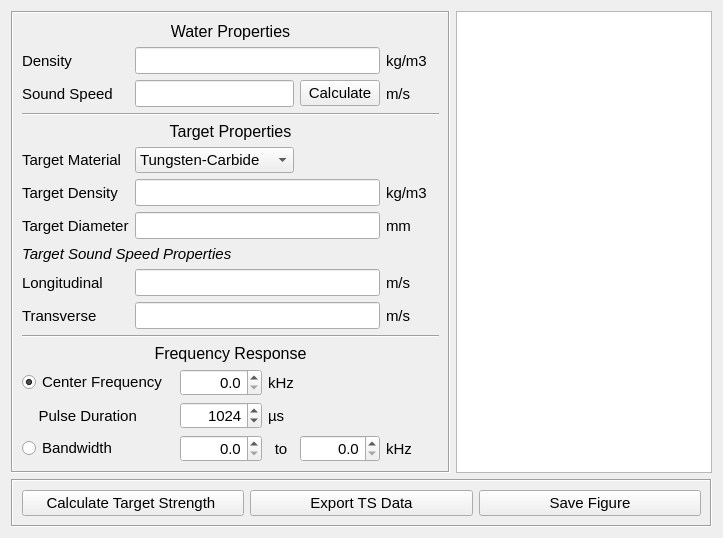
     <widget class="QWidget" name="tab">
      <attribute name="title">
       <string>Target Strength Curve</string>
      </attribute>
      <layout class="QGridLayout" name="gridLayout_12">
       <item row="1" column="0" colspan="2">
        <widget class="QFrame" name="frame_2">
         <property name="frameShape">
          <enum>QFrame::Box</enum>
         </property>
         <property name="frameShadow">
          <enum>QFrame::Sunken</enum>
         </property>
         <layout class="QGridLayout" name="gridLayout_13">
          <item row="0" column="0">
           <widget class="QPushButton" name="calculateTSButton">
            <property name="font">
             <font>
              <pointsize>11</pointsize>
             </font>
            </property>
            <property name="text">
             <string>Calculate Target Strength </string>
            </property>
           </widget>
          </item>
          <item row="0" column="2">
           <widget class="QPushButton" name="saveFigButton">
            <property name="font">
             <font>
              <pointsize>11</pointsize>
             </font>
            </property>
            <property name="text">
             <string>Save Figure</string>
            </property>
           </widget>
          </item>
          <item row="0" column="1">
           <widget class="QPushButton" name="exportDataButton">
            <property name="font">
             <font>
              <pointsize>11</pointsize>
             </font>
            </property>
            <property name="text">
             <string>Export TS Data</string>
            </property>
           </widget>
          </item>
         </layout>
        </widget>
       </item>
       <item row="0" column="1">
        <widget class="mplwidget" name="TSCurveFigure"/>
       </item>
       <item row="0" column="0">
        <widget class="QFrame" name="frame">
         <property name="maximumSize">
          <size>
           <width>450</width>
           <height>16777215</height>
          </size>
         </property>
         <property name="frameShape">
          <enum>QFrame::Box</enum>
         </property>
         <property name="frameShadow">
          <enum>QFrame::Sunken</enum>
         </property>
         <layout class="QGridLayout" name="gridLayout">
          <item row="15" column="5">
           <widget class="QDoubleSpinBox" name="maxFreq">
            <property name="font">
             <font>
              <pointsize>11</pointsize>
             </font>
            </property>
            <property name="alignment">
             <set>Qt::AlignRight|Qt::AlignTrailing|Qt::AlignVCenter</set>
            </property>
            <property name="decimals">
             <number>1</number>
            </property>
            <property name="maximum">
             <double>800.000000000000000</double>
            </property>
            <property name="singleStep">
             <double>0.100000000000000</double>
            </property>
           </widget>
          </item>
          <item row="15" column="6">
           <widget class="QLabel" name="label_10">
            <property name="font">
             <font>
              <pointsize>11</pointsize>
             </font>
            </property>
            <property name="text">
             <string>kHz</string>
            </property>
           </widget>
          </item>
          <item row="8" column="0" colspan="4">
           <widget class="QLabel" name="label_15">
            <property name="font">
             <font>
              <pointsize>11</pointsize>
              <italic>true</italic>
             </font>
            </property>
            <property name="text">
             <string>Target Sound Speed Properties</string>
            </property>
           </widget>
          </item>
          <item row="7" column="0" colspan="2">
           <widget class="QLabel" name="label_14">
            <property name="font">
             <font>
              <pointsize>11</pointsize>
             </font>
            </property>
            <property name="text">
             <string>Target Diameter</string>
            </property>
            <property name="alignment">
             <set>Qt::AlignLeading|Qt::AlignLeft|Qt::AlignVCenter</set>
            </property>
           </widget>
          </item>
          <item row="7" column="2" colspan="4">
           <widget class="QLineEdit" name="targetDiameter">
            <property name="font">
             <font>
              <pointsize>12</pointsize>
             </font>
            </property>
           </widget>
          </item>
          <item row="6" column="2" colspan="4">
           <widget class="QLineEdit" name="targetDensity">
            <property name="font">
             <font>
              <pointsize>12</pointsize>
             </font>
            </property>
           </widget>
          </item>
          <item row="1" column="0" colspan="2">
           <widget class="QLabel" name="label_2">
            <property name="font">
             <font>
              <pointsize>11</pointsize>
             </font>
            </property>
            <property name="text">
             <string>Density</string>
            </property>
            <property name="alignment">
             <set>Qt::AlignLeading|Qt::AlignLeft|Qt::AlignVCenter</set>
            </property>
           </widget>
          </item>
          <item row="1" column="2" colspan="4">
           <widget class="QLineEdit" name="waterDensity">
            <property name="font">
             <font>
              <pointsize>12</pointsize>
             </font>
            </property>
           </widget>
          </item>
          <item row="5" column="2" colspan="3">
           <widget class="QComboBox" name="targetMaterial">
            <property name="font">
             <font>
              <pointsize>11</pointsize>
             </font>
            </property>
            <item>
             <property name="text">
              <string>Tungsten-Carbide</string>
             </property>
            </item>
            <item>
             <property name="text">
              <string>Copper</string>
             </property>
            </item>
           </widget>
          </item>
          <item row="2" column="2" colspan="3">
           <widget class="QLineEdit" name="soundSpeed">
            <property name="font">
             <font>
              <pointsize>12</pointsize>
             </font>
            </property>
           </widget>
          </item>
          <item row="10" column="2" colspan="4">
           <widget class="QLineEdit" name="tranSoundSpeed">
            <property name="font">
             <font>
              <pointsize>12</pointsize>
             </font>
            </property>
           </widget>
          </item>
          <item row="11" column="0" colspan="9">
           <widget class="Line" name="line_4">
            <property name="orientation">
             <enum>Qt::Horizontal</enum>
            </property>
           </widget>
          </item>
          <item row="10" column="0" colspan="2">
           <widget class="QLabel" name="label_17">
            <property name="font">
             <font>
              <pointsize>11</pointsize>
             </font>
            </property>
            <property name="text">
             <string>Transverse</string>
            </property>
            <property name="alignment">
             <set>Qt::AlignLeading|Qt::AlignLeft|Qt::AlignVCenter</set>
            </property>
           </widget>
          </item>
          <item row="9" column="0" colspan="2">
           <widget class="QLabel" name="label_16">
            <property name="font">
             <font>
              <pointsize>11</pointsize>
             </font>
            </property>
            <property name="text">
             <string>Longitudinal</string>
            </property>
            <property name="alignment">
             <set>Qt::AlignLeading|Qt::AlignLeft|Qt::AlignVCenter</set>
            </property>
           </widget>
          </item>
          <item row="5" column="0" colspan="2">
           <widget class="QLabel" name="label_12">
            <property name="font">
             <font>
              <pointsize>11</pointsize>
             </font>
            </property>
            <property name="text">
             <string>Target Material</string>
            </property>
            <property name="alignment">
             <set>Qt::AlignLeading|Qt::AlignLeft|Qt::AlignVCenter</set>
            </property>
           </widget>
          </item>
          <item row="6" column="0" colspan="2">
           <widget class="QLabel" name="label_13">
            <property name="font">
             <font>
              <pointsize>11</pointsize>
             </font>
            </property>
            <property name="text">
             <string>Target Density</string>
            </property>
            <property name="alignment">
             <set>Qt::AlignLeading|Qt::AlignLeft|Qt::AlignVCenter</set>
            </property>
           </widget>
          </item>
          <item row="9" column="2" colspan="4">
           <widget class="QLineEdit" name="longSoundSpeed">
            <property name="font">
             <font>
              <pointsize>12</pointsize>
             </font>
            </property>
           </widget>
          </item>
          <item row="2" column="0" colspan="2">
           <widget class="QLabel" name="label_3">
            <property name="font">
             <font>
              <pointsize>11</pointsize>
             </font>
            </property>
            <property name="text">
             <string>Sound Speed</string>
            </property>
            <property name="alignment">
             <set>Qt::AlignLeading|Qt::AlignLeft|Qt::AlignVCenter</set>
            </property>
           </widget>
          </item>
          <item row="3" column="0" colspan="9">
           <widget class="Line" name="line">
            <property name="orientation">
             <enum>Qt::Horizontal</enum>
            </property>
           </widget>
          </item>
          <item row="15" column="4">
           <widget class="QLabel" name="label_5">
            <property name="font">
             <font>
              <pointsize>11</pointsize>
             </font>
            </property>
            <property name="text">
             <string>to</string>
            </property>
            <property name="alignment">
             <set>Qt::AlignCenter</set>
            </property>
           </widget>
          </item>
          <item row="10" column="6">
           <widget class="QLabel" name="label_21">
            <property name="font">
             <font>
              <pointsize>11</pointsize>
             </font>
            </property>
            <property name="text">
             <string>m/s</string>
            </property>
           </widget>
          </item>
          <item row="9" column="6">
           <widget class="QLabel" name="label_20">
            <property name="font">
             <font>
              <pointsize>11</pointsize>
             </font>
            </property>
            <property name="text">
             <string>m/s</string>
            </property>
           </widget>
          </item>
          <item row="7" column="6">
           <widget class="QLabel" name="label_19">
            <property name="font">
             <font>
              <pointsize>11</pointsize>
             </font>
            </property>
            <property name="text">
             <string>mm</string>
            </property>
           </widget>
          </item>
          <item row="6" column="6">
           <widget class="QLabel" name="label_18">
            <property name="font">
             <font>
              <pointsize>11</pointsize>
             </font>
            </property>
            <property name="text">
             <string>kg/m3</string>
            </property>
           </widget>
          </item>
          <item row="1" column="6">
           <widget class="QLabel" name="label_7">
            <property name="font">
             <font>
              <pointsize>11</pointsize>
             </font>
            </property>
            <property name="text">
             <string>kg/m3</string>
            </property>
           </widget>
          </item>
          <item row="2" column="6">
           <widget class="QLabel" name="label_8">
            <property name="font">
             <font>
              <pointsize>11</pointsize>
             </font>
            </property>
            <property name="text">
             <string>m/s</string>
            </property>
           </widget>
          </item>
          <item row="15" column="3">
           <widget class="QDoubleSpinBox" name="minFreq">
            <property name="minimumSize">
             <size>
              <width>75</width>
              <height>0</height>
             </size>
            </property>
            <property name="maximumSize">
             <size>
              <width>1000</width>
              <height>16777215</height>
             </size>
            </property>
            <property name="font">
             <font>
              <pointsize>11</pointsize>
             </font>
            </property>
            <property name="alignment">
             <set>Qt::AlignRight|Qt::AlignTrailing|Qt::AlignVCenter</set>
            </property>
            <property name="decimals">
             <number>1</number>
            </property>
            <property name="maximum">
             <double>800.000000000000000</double>
            </property>
            <property name="singleStep">
             <double>0.100000000000000</double>
            </property>
           </widget>
          </item>
          <item row="2" column="5">
           <widget class="QPushButton" name="soundSpeedButton">
            <property name="font">
             <font>
              <pointsize>11</pointsize>
             </font>
            </property>
            <property name="text">
             <string>Calculate</string>
            </property>
           </widget>
          </item>
          <item row="0" column="0" colspan="9">
           <widget class="QLabel" name="label">
            <property name="font">
             <font>
              <pointsize>12</pointsize>
              <weight>50</weight>
              <bold>false</bold>
             </font>
            </property>
            <property name="text">
             <string>Water Properties</string>
            </property>
            <property name="alignment">
             <set>Qt::AlignCenter</set>
            </property>
           </widget>
          </item>
          <item row="4" column="0" colspan="9">
           <widget class="QLabel" name="label_11">
            <property name="font">
             <font>
              <pointsize>12</pointsize>
              <weight>50</weight>
              <bold>false</bold>
             </font>
            </property>
            <property name="text">
             <string>Target Properties</string>
            </property>
            <property name="alignment">
             <set>Qt::AlignCenter</set>
            </property>
           </widget>
          </item>
          <item row="12" column="0" colspan="9">
           <widget class="QLabel" name="label_4">
            <property name="font">
             <font>
              <pointsize>12</pointsize>
              <weight>50</weight>
              <bold>false</bold>
             </font>
            </property>
            <property name="text">
             <string>Frequency Response</string>
            </property>
            <property name="alignment">
             <set>Qt::AlignCenter</set>
            </property>
           </widget>
          </item>
          <item row="15" column="0" colspan="3">
           <widget class="QRadioButton" name="bandFR">
            <property name="font">
             <font>
              <pointsize>11</pointsize>
             </font>
            </property>
            <property name="text">
             <string>Bandwidth</string>
            </property>
           </widget>
          </item>
          <item row="13" column="0" colspan="3">
           <widget class="QRadioButton" name="centerFR">
            <property name="font">
             <font>
              <pointsize>11</pointsize>
             </font>
            </property>
            <property name="text">
             <string>Center Frequency</string>
            </property>
            <property name="checked">
             <bool>true</bool>
            </property>
           </widget>
          </item>
          <item row="14" column="0" colspan="3">
           <widget class="QLabel" name="label_6">
            <property name="font">
             <font>
              <pointsize>11</pointsize>
             </font>
            </property>
            <property name="text">
             <string>    Pulse Duration</string>
            </property>
           </widget>
          </item>
          <item row="13" column="3">
           <widget class="QDoubleSpinBox" name="cFreq">
            <property name="font">
             <font>
              <pointsize>11</pointsize>
             </font>
            </property>
            <property name="alignment">
             <set>Qt::AlignRight|Qt::AlignTrailing|Qt::AlignVCenter</set>
            </property>
            <property name="decimals">
             <number>1</number>
            </property>
            <property name="maximum">
             <double>10000.000000000000000</double>
            </property>
            <property name="singleStep">
             <double>0.100000000000000</double>
            </property>
           </widget>
          </item>
          <item row="14" column="3">
           <widget class="QDoubleSpinBox" name="cFreqTau">
            <property name="font">
             <font>
              <pointsize>11</pointsize>
             </font>
            </property>
            <property name="alignment">
             <set>Qt::AlignRight|Qt::AlignTrailing|Qt::AlignVCenter</set>
            </property>
            <property name="decimals">
             <number>0</number>
            </property>
            <property name="maximum">
             <double>10000.000000000000000</double>
            </property>
            <property name="value">
             <double>1024.000000000000000</double>
            </property>
           </widget>
          </item>
          <item row="13" column="4">
           <widget class="QLabel" name="label_55">
            <property name="font">
             <font>
              <pointsize>11</pointsize>
             </font>
            </property>
            <property name="text">
             <string>kHz</string>
            </property>
           </widget>
          </item>
          <item row="14" column="4">
           <widget class="QLabel" name="label_9">
            <property name="font">
             <font>
              <pointsize>11</pointsize>
             </font>
            </property>
            <property name="text">
             <string>µs</string>
            </property>
           </widget>
          </item>
         </layout>
        </widget>
       </item>
      </layout>
     </widget>
